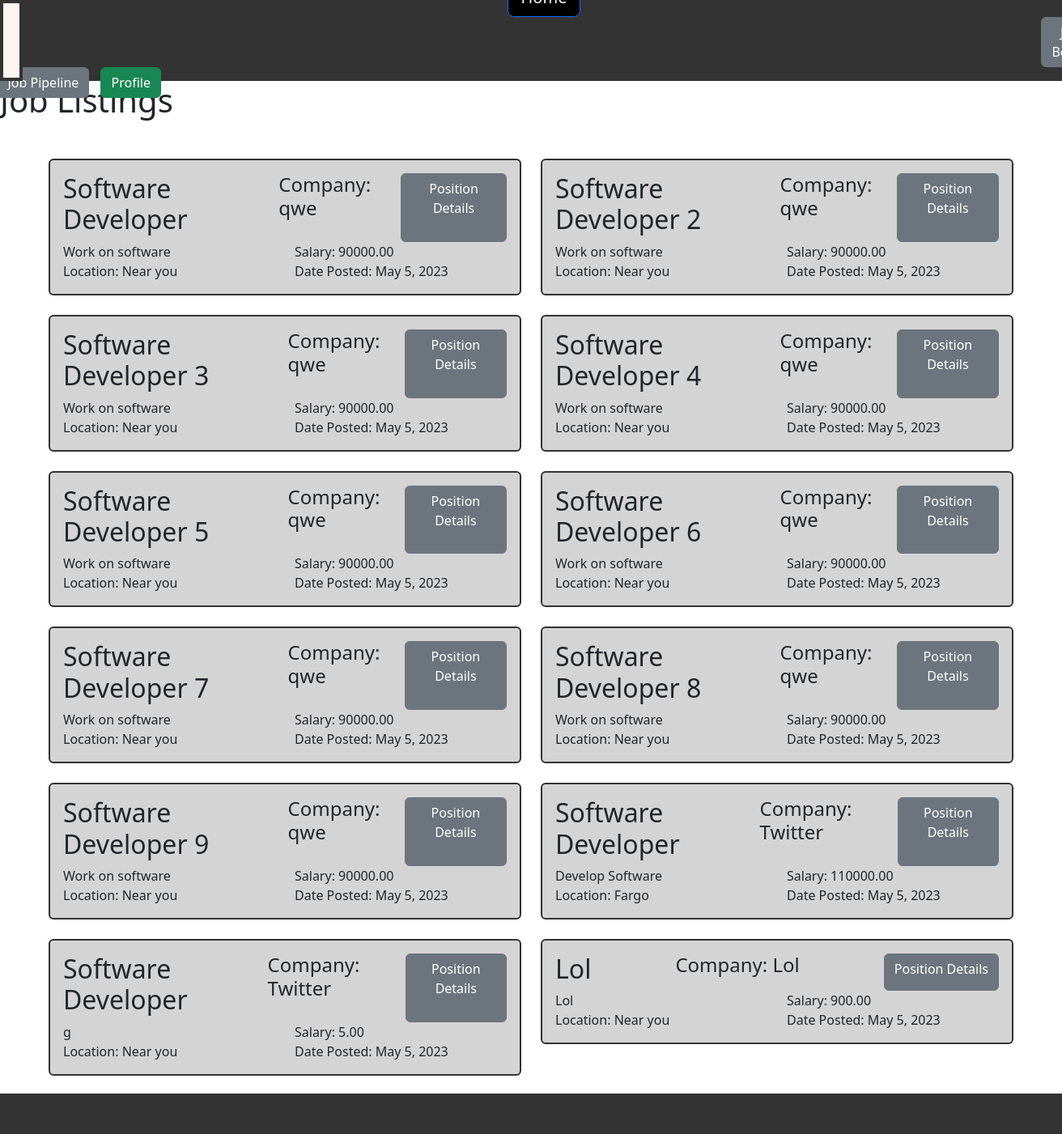
The page /candidate/job_list/ on the database as committed earlier.
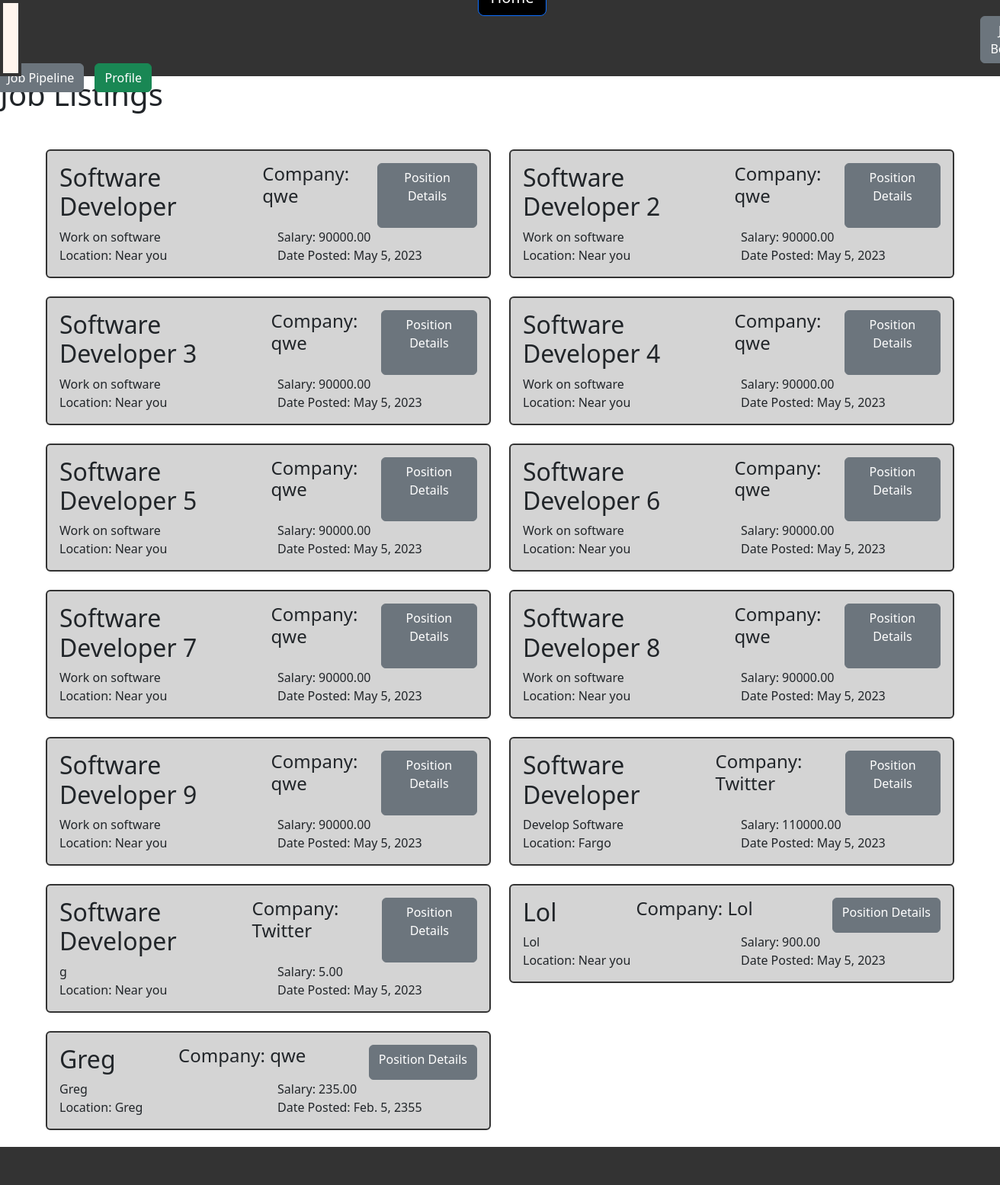
The same page on the database as committed later.
### employer/models.py (models this page shows, shortened)
class Job(models.Model):
    JobID = models.AutoField(primary_key=True)
    JobTitle = models.CharField(max_length=255, verbose_name= "Job Title")
    JobDescription = models.TextField(blank=True, null=True, verbose_name="Job Description")
    Salary = models.DecimalField(max_digits=10, decimal_places=2, blank=True, null=True)
    Location = models.CharField(max_length=255, blank=True, null=True)
    DatePosted = models.DateField(verbose_name= "Date Posted")
    EmployerID = models.ForeignKey(Employer, on_delete=models.CASCADE)

class Employer(models.Model):
    EmployerID = models.AutoField(primary_key=True)
    CompanyName = models.CharField(max_length=255)
    Industry = models.CharField(max_length=255, blank=True, null=True)
    Email = models.CharField(max_length=255)
    Password = models.CharField(max_length=255)
    is_employer = models.BooleanField(default=True)
    last_login = models.DateTimeField(blank=True, null=True)
    def __str__(self):
        return self.CompanyName

### candidate/views.py (the view)
# urls.py: path('job_list/', views.job_list, name='job_list'),
def job_list(request):
    jobs = Job.objects.all()
    context = {'jobs': jobs}
    return render(request, 'candidate/job_list.html', context)

### candidate/templates/candidate/job_list.html (shortened to what this page needs)
{% extends 'candidate/candidate_base.html' %} {% block content %}
<!DOCTYPE html>
<html lang="en">
  <head>
    <link
      href="https://cdn.jsdelivr.net/npm/bootstrap@5.3.0-alpha3/dist/css/bootstrap.min.css"
      rel="stylesheet"
    />
  </head>
  <body>
  </body>
</html>
<h1>Job Listings</h1>
{% if jobs %}
    <div class="row mx-5 my-5">
        {% for job in jobs %}
            <div class="col-6 col-lg-6 mb-4">
            <div class="card">
                <div class="card-body">
                <div class="d-flex justify-content-between">
                    <h2 class="card-title">{{ job.JobTitle }}</h2><h4 class="company">Company: {{ job.EmployerID }}</h4>
                    <a href="{% url 'candidate:job_detail' job_id=job.JobID %}" class="btn btn-secondary">Position Details</a>
                </div>
                <div class="row">
                    <div class="col-md-6">
                    <p class="card-text">{{ job.JobDescription }}</p>
                    </div>
                    <div class="col-md-6">
                    <p class="card-text">Salary: {{ job.Salary }}</p>
                    </div>
                </div>
                <div class="row">
                    <div class="col-md-6">
                    <p class="card-text">Location: {{ job.Location }}</p>
                    </div>
                    <div class="col-md-6">
                    <p class="card-text">Date Posted: {{ job.DatePosted }}</p>
                    </div>
                </div>
                </div>
            </div>
            </div>
        {% endfor %}
    </div>
    {% else %}
      <p>No jobs found.</p>
    {% endif %}
{% endblock %}

### candidate/templates/candidate/candidate_base.html (shortened to what this page needs)
<!DOCTYPE html>
<html>
  <head>
    {% load static %}
    <link rel="stylesheet" type="text/css" href="{% static 'candidate/css/style.css' %}">
  </head>
  <body>
    <header class="header">
      <nav class="nav" style="display: flex; justify-content: space-between; align-items: center;">
        <div class="card1">
        </div>
      </nav>
        <ul>
          <div class="d-flex flex-column align-items-center">
            <li style="display: inline-block; margin-top: 10px;"><a href="{% url 'candidate:candidate_home' %}" class="btn btn-primary btn-lg">Home</a></li>
          </div>
          <li style="display: inline-block; margin-left: 1300px;"><a href="{% url 'candidate:job_list' %}" class="btn btn-secondary">Job Board</a></li>
          <li style="display: inline-block; margin-left: 10px;"><a href="{% url 'candidate:job_pipeline' %}" class="btn btn-secondary">Job Pipeline</a></li>
          <li style="display: inline-block; margin-left: 10px;"><a href="{% url 'candidate:candidate_profile'  %}" class="btn btn-success ml-4">Profile</a></li>
        </ul>
    </header>
    <main>
      {% block content %}{% endblock %}
    </main>
    <footer class="footer">
    </footer>
  </body>
</html>

### candidate/static/candidate/css/style.css (style rules this page uses)
body { background-color: #f5f5f5; margin: 0; padding: 0; }
.header { background-color: #333; height: 100px; display: flex; justify-content: center; align-items: center; }
.nav { display: flex; justify-content: flex-start; }
.btn-primary { background-color: #000000 !important; color: #ff0000; border-radius: 0; font-size: 16px; font-weight: 600; padding: 10px 20px; text-decoration: none; }
.footer { background-color: #333; color: #fff; height: 50px; display: flex; justify-content: center; align-items: center; position: fixed; bottom: 0; width: 100%; }
.card { background-color: rgb(212, 212, 212) !important; border: 2px solid #333 !important; }
.header { position: relative; }
.card1 { background-color: seashell; max-width: fit-content; position: absolute; top: 0; left: 0; height: 100px; padding: 10px; border: 4px solid #333; }

Rows that differ between the two databases and show on the page:
added Job: JobTitle "Greg", EmployerID "qwe", JobDescription "Greg", Salary "235.00", Location "Greg", DatePosted "Feb. 5, 2355"
